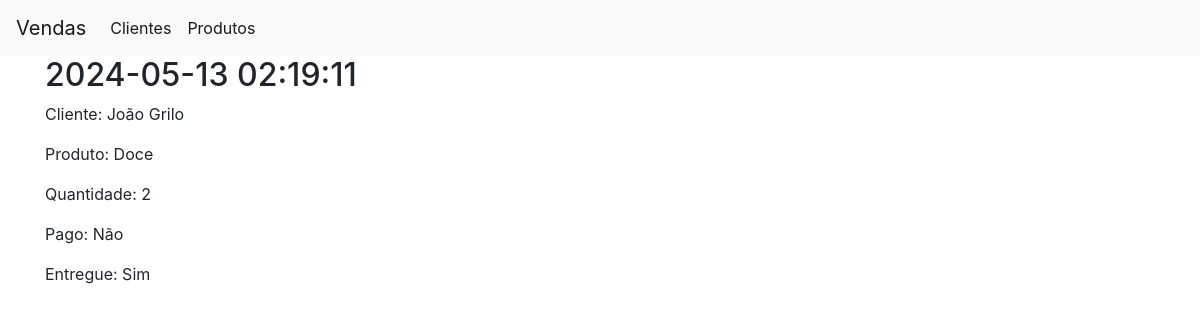
The page /vendas/1 on the database as committed earlier.
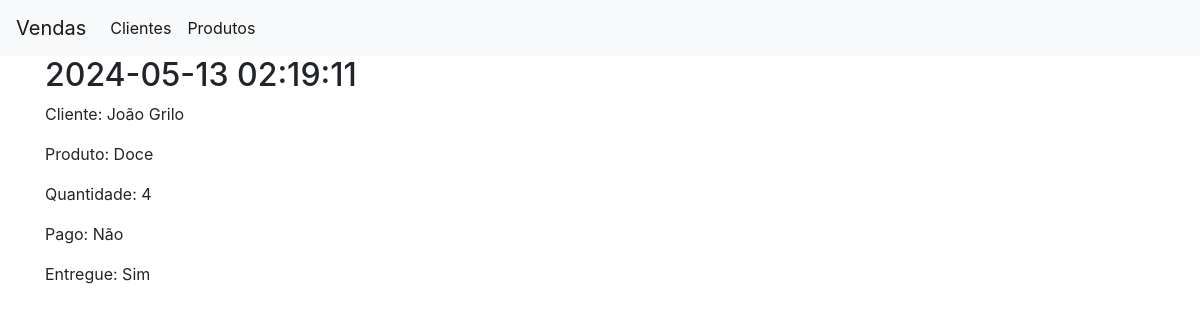
The same page on the database as committed later.
### app.py (models this page shows)
class Vendas(db.Model):
    id = db.Column(db.Integer, primary_key=True)
    datahora = db.Column(db.DateTime, default=datetime.datetime.now)
    cliente = db.Column(db.String(80), nullable=False)
    produto = db.Column(db.String(30), nullable=False)
    qtde = db.Column(db.Integer, nullable=False)
    pago = db.Column(db.String(10), nullable=False)
    entregue = db.Column(db.String(10), nullable=False)

### app.py (the view)
@app.route('/vendas/<int:venda_id>')
def venda(venda_id):
    venda = get_venda(venda_id)
    return render_template('venda.html', venda = venda)

### app.py (called while the page is built)
def get_venda(venda_id):
    venda = Vendas.query.filter_by(id=venda_id).first()
    if venda is None:
        abort(404)
    return venda

### templates/venda.html
{% extends 'base.html' %}
{% block content %}
    <h2>{% block title %} {{ venda['datahora'] }} {% endblock %}</h2>
    <p>Cliente: {{ venda['cliente'] }}</p>
    <p>Produto:  {{ venda['produto'] }}</p>
    <p>Quantidade:  {{ venda['qtde'] }}</p>
    <p>Pago:  {{ venda['pago'] }}</p>
    <p>Entregue:  {{ venda['entregue'] }}</p>
{% endblock %}

Rows that differ between the two databases and show on the page:
changed Vendas "João Grilo": qtde "2" → "4"
